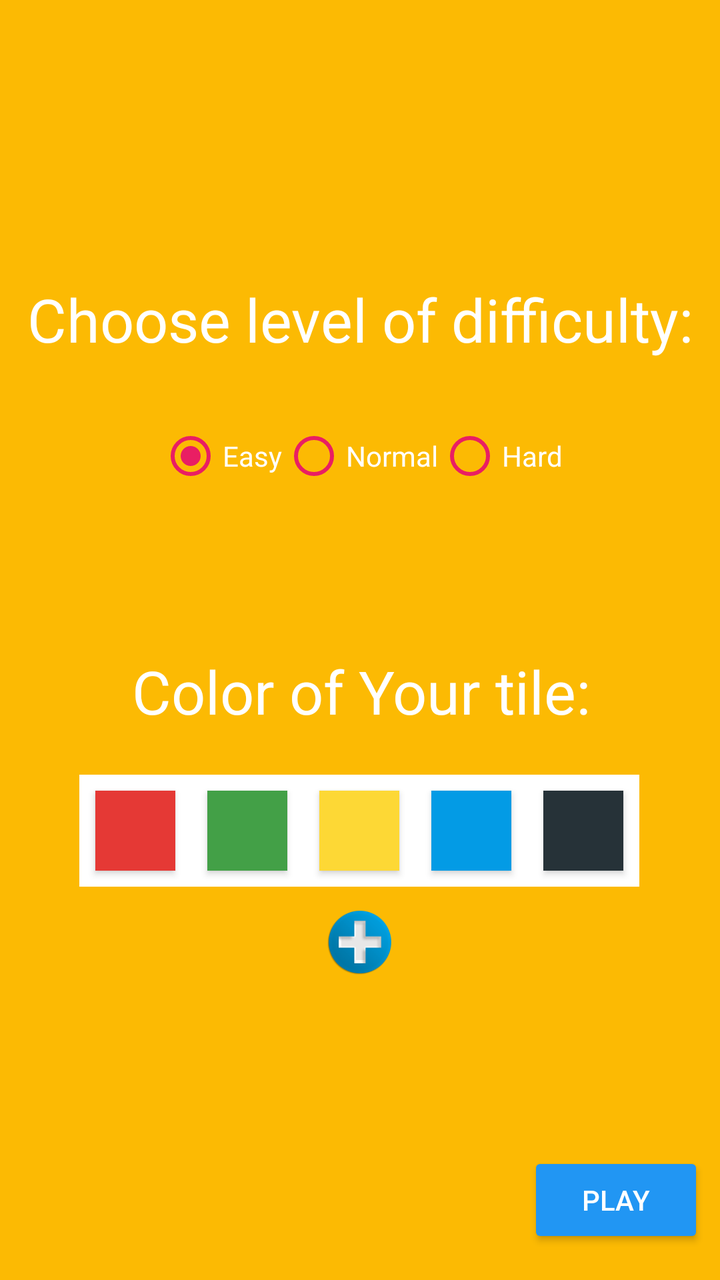
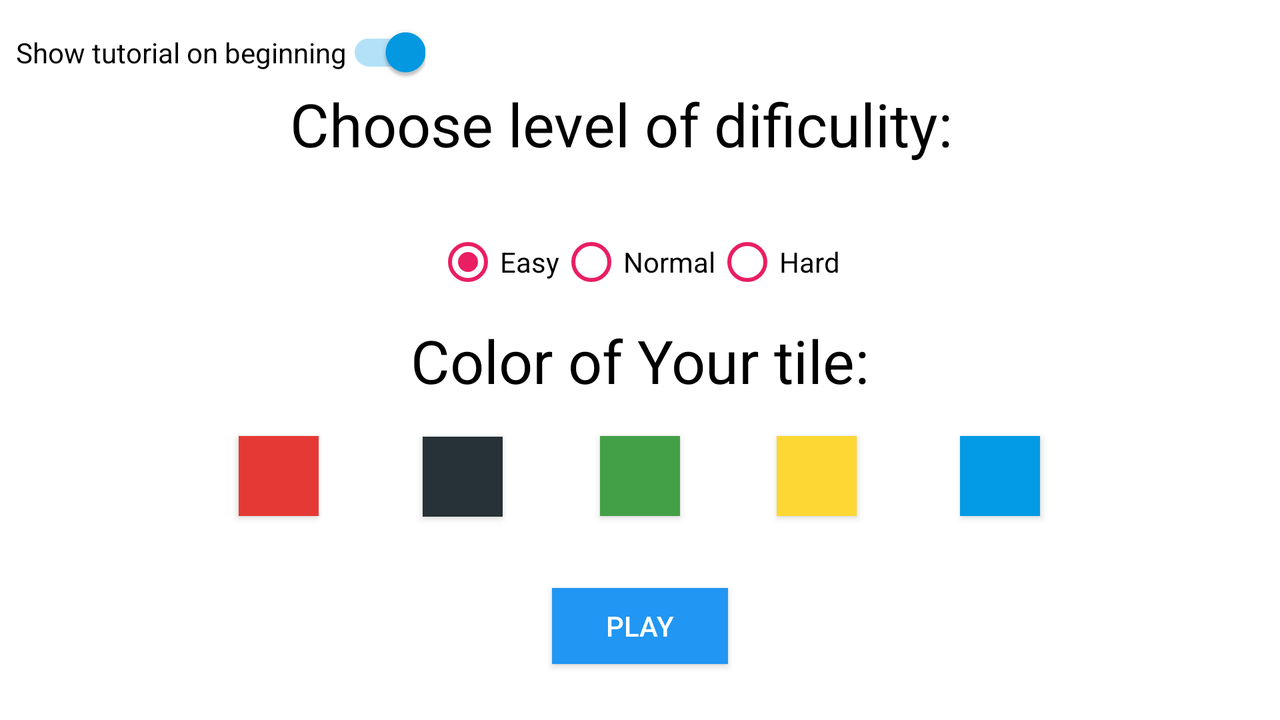

Compare how this app lays out the same screen by default and in its alternative resource folder. The renders come first, then the two layout files and the values they reference.
<!-- AndroidManifest.xml: application theme AppTheme -->
<!-- res/layout/classic_mode_screen_layout.xml -->
<?xml version="1.0" encoding="utf-8"?>
<androidx.constraintlayout.widget.ConstraintLayout
    xmlns:android="http://schemas.android.com/apk/res/android"
    xmlns:app="http://schemas.android.com/apk/res-auto"
    xmlns:tools="http://schemas.android.com/tools"
    android:layout_width="match_parent"
    android:layout_height="match_parent"
    android:background="#fcba03"
    >

    <TextView
        android:id="@+id/textView5"
        android:layout_width="350dp"
        android:layout_height="54dp"
        android:layout_marginBottom="8dp"
        android:layout_marginEnd="8dp"
        android:layout_marginLeft="8dp"
        android:layout_marginRight="8dp"
        android:layout_marginStart="8dp"
        android:layout_marginTop="8dp"
        android:text="Color of Your tile:"
        android:textAlignment="center"
        android:textColor="#fff"
        android:textSize="30sp"
        app:layout_constraintBottom_toBottomOf="parent"
        app:layout_constraintEnd_toEndOf="parent"
        app:layout_constraintHorizontal_bias="0.444"
        app:layout_constraintStart_toStartOf="parent"
        app:layout_constraintTop_toTopOf="parent"
        app:layout_constraintVertical_bias="0.557" />

    <LinearLayout
        android:layout_width="wrap_content"
        android:layout_height="wrap_content"
        android:layout_marginBottom="184dp"
        android:layout_marginEnd="8dp"
        android:layout_marginLeft="8dp"
        android:layout_marginRight="8dp"
        android:layout_marginStart="8dp"
        android:layout_marginTop="8dp"
        android:orientation="vertical"
        app:layout_constraintBottom_toBottomOf="parent"
        app:layout_constraintEnd_toEndOf="parent"
        app:layout_constraintHorizontal_bias="0.495"
        app:layout_constraintStart_toStartOf="parent"
        app:layout_constraintTop_toBottomOf="@+id/textView5"
        app:layout_constraintVertical_bias="0.0">

        <LinearLayout
            android:layout_width="wrap_content"
            android:layout_height="wrap_content"
            android:orientation="horizontal"
            android:background="#fff">

            <Button
                android:id="@+id/color_RED"
                android:layout_width="40dp"
                android:layout_height="40dp"
                android:layout_margin="8dp"
                android:layout_weight="1"
                android:background="@color/btnRed"
                android:onClick="chooseColor" />

            <Button
                android:id="@+id/color_GREEN"
                android:layout_width="40dp"
                android:layout_height="40dp"
                android:layout_margin="8dp"
                android:layout_weight="1"
                android:background="@color/btnGreen"
                android:onClick="chooseColor" />


            <Button
                android:id="@+id/color_YELLOW"
                android:layout_width="40dp"
                android:layout_height="40dp"
                android:layout_margin="8dp"
                android:layout_weight="1"
                android:background="@color/btnYellow"
                android:onClick="chooseColor" />

            <Button
                android:id="@+id/color_BLUE"
                android:layout_width="40dp"
                android:layout_height="40dp"
                android:layout_margin="8dp"
                android:layout_weight="1"
                android:background="@color/btnBlue"
                android:onClick="chooseColor" />

            <Button
                android:id="@+id/color_GRAY"
                android:layout_width="40dp"
                android:layout_height="40dp"
                android:layout_margin="8dp"
                android:layout_weight="1"
                android:background="@color/btnGray"
                android:onClick="chooseColor" />
        </LinearLayout>

        <LinearLayout
            android:layout_width="wrap_content"
            android:layout_height="wrap_content"
            android:layout_gravity="center"
            android:orientation="horizontal">

            <Button
                android:id="@+id/more_skins"
                android:layout_width="40dp"
                android:layout_height="40dp"
                android:layout_margin="8dp"
                android:background="@drawable/plus_sign"
                android:gravity="center" />
        </LinearLayout>

    </LinearLayout>


    <Button
        android:id="@+id/button"
        android:layout_width="wrap_content"
        android:layout_height="wrap_content"
        android:layout_marginBottom="16dp"
        android:layout_marginEnd="8dp"
        android:layout_marginLeft="8dp"
        android:layout_marginRight="8dp"
        android:layout_marginStart="8dp"
        android:layout_marginTop="307dp"
        android:backgroundTint="@color/colorPlayButton"
        android:onClick="playClassicMode"
        android:text="Play"
        app:layout_constraintBottom_toBottomOf="parent"
        app:layout_constraintEnd_toEndOf="parent"
        app:layout_constraintHorizontal_bias="1.0"
        app:layout_constraintStart_toStartOf="parent"
        app:layout_constraintTop_toBottomOf="@+id/timeModeRadioGroup" />


    <RadioGroup
        android:id="@+id/SkillModeRadioGroupLevel"
        android:layout_width="wrap_content"
        android:layout_height="wrap_content"
        android:layout_marginBottom="192dp"
        android:layout_marginEnd="8dp"
        android:layout_marginLeft="8dp"
        android:layout_marginRight="8dp"
        android:layout_marginStart="8dp"
        android:layout_marginTop="8dp"
        android:orientation="horizontal"
        app:layout_constraintBottom_toBottomOf="parent"
        app:layout_constraintEnd_toEndOf="parent"
        app:layout_constraintHorizontal_bias="0.502"
        app:layout_constraintStart_toStartOf="parent"
        app:layout_constraintTop_toBottomOf="@+id/textView4"
        app:layout_constraintVertical_bias="0.041">

        <androidx.appcompat.widget.AppCompatRadioButton
            android:id="@+id/radio_classic_easy"
            android:layout_width="match_parent"
            android:layout_height="50dp"
            android:layout_weight="1"
            android:buttonTint="@color/colorRadioButton"
            android:checked="true"
            android:text="Easy"
            android:textColor="#fff"
            android:theme="@style/RadioButtonTheme" />

        <androidx.appcompat.widget.AppCompatRadioButton
            android:id="@+id/radio_classic_normal"
            android:layout_width="match_parent"
            android:layout_height="50dp"
            android:layout_weight="1"
            android:buttonTint="@color/colorRadioButton"
            android:text="Normal"
            android:textColor="#fff"
            android:theme="@style/RadioButtonTheme" />

        <androidx.appcompat.widget.AppCompatRadioButton
            android:id="@+id/radio_classic_hard"
            android:layout_width="match_parent"
            android:layout_height="50dp"
            android:layout_weight="1"
            android:buttonTint="@color/colorRadioButton"
            android:text="Hard"
            android:textColor="#fff"
            android:theme="@style/RadioButtonTheme" />


    </RadioGroup>

    <TextView
        android:id="@+id/textView4"
        android:layout_width="350dp"
        android:layout_height="54dp"
        android:layout_marginBottom="8dp"
        android:layout_marginEnd="8dp"
        android:layout_marginLeft="8dp"
        android:layout_marginRight="8dp"
        android:layout_marginStart="8dp"
        android:layout_marginTop="8dp"
        android:gravity="center"
        android:text="Choose level of difficulty:"
        android:textColor="#fff"
        android:textSize="30sp"
        app:layout_constraintBottom_toBottomOf="parent"
        app:layout_constraintEnd_toEndOf="parent"
        app:layout_constraintStart_toStartOf="parent"
        app:layout_constraintTop_toTopOf="parent"
        app:layout_constraintVertical_bias="0.219" />

    <ImageView
        android:id="@+id/helpbtn"
        android:layout_width="48dp"
        android:layout_height="48dp"
        android:layout_marginStart="8dp"
        android:layout_marginLeft="8dp"
        android:layout_marginTop="8dp"
        android:layout_marginEnd="8dp"
        android:layout_marginRight="8dp"
        android:layout_marginBottom="8dp"
        android:onClick="tutorialBtn"
        app:layout_constraintBottom_toBottomOf="parent"
        app:layout_constraintEnd_toEndOf="parent"
        app:layout_constraintHorizontal_bias="1.0"
        app:layout_constraintStart_toStartOf="parent"
        app:layout_constraintTop_toTopOf="parent"
        app:layout_constraintVertical_bias="0.0"
        app:srcCompat="@drawable/helpbtn" />

    <ImageView
        android:layout_width="48dp"
        android:layout_height="48dp"
        android:layout_marginStart="8dp"
        android:layout_marginLeft="8dp"
        android:layout_marginTop="8dp"
        android:layout_marginEnd="8dp"
        android:layout_marginRight="8dp"
        android:layout_marginBottom="8dp"
        android:onClick="goToSettings"
        app:layout_constraintBottom_toBottomOf="parent"
        app:layout_constraintEnd_toEndOf="parent"
        app:layout_constraintHorizontal_bias="0.0"
        app:layout_constraintStart_toStartOf="parent"
        app:layout_constraintTop_toTopOf="parent"
        app:layout_constraintVertical_bias="0.0"
        app:srcCompat="@drawable/settings_big_icon" />


</androidx.constraintlayout.widget.ConstraintLayout>
<!-- resources referenced by this layout -->
<resources>
  <color name="btnBlue">#039BE5</color>
  <color name="btnGray">#263238</color>
  <color name="btnGreen">#43A047</color>
  <color name="btnRed">#e53935</color>
  <color name="btnYellow">#FDD835</color>
  <color name="colorPlayButton">#2196F3</color>
  <color name="colorRadioButton">#E91E63</color>
  <!-- drawable plus_sign: png bitmap (drawable, 8500 bytes) -->
  <style name="RadioButtonTheme">
          <item name="colorPrimary">@color/colorRadioButton</item>
      </style>
  <style name="AppTheme" parent="Theme.AppCompat.NoActionBar">
          
          <item name="colorPrimary">@color/colorPrimary</item>
          <item name="colorPrimaryDark">#000</item>
          <item name="colorAccent">@color/colorAccent</item>
          <item name="android:windowNoTitle">true</item>
          <item name="android:windowFullscreen">true</item>
      </style>
  <color name="colorPrimary">#3F51B5</color>
  <color name="colorAccent">#FF4081</color>
</resources>
<!-- res/layout-land/classic_mode_screen_layout.xml (the repository's variant of the layout above) -->
<!-- drawn on the phone turned sideways -->
<?xml version="1.0" encoding="utf-8"?>
<androidx.constraintlayout.widget.ConstraintLayout
    xmlns:android="http://schemas.android.com/apk/res/android"
    xmlns:app="http://schemas.android.com/apk/res-auto"
    xmlns:tools="http://schemas.android.com/tools"
    android:layout_width="match_parent"
    android:layout_height="match_parent"
    android:background="#fff"
    >

    <TextView
        android:id="@+id/textView5"
        android:layout_width="350dp"
        android:layout_height="54dp"
        android:layout_marginBottom="8dp"
        android:layout_marginEnd="8dp"
        android:layout_marginLeft="8dp"
        android:layout_marginRight="8dp"
        android:layout_marginStart="8dp"
        android:layout_marginTop="8dp"
        android:text="Color of Your tile:"
        android:textAlignment="center"
        android:textColor="#000"
        android:textSize="30sp"
        app:layout_constraintBottom_toBottomOf="parent"
        app:layout_constraintEnd_toEndOf="parent"
        app:layout_constraintStart_toStartOf="parent"
        app:layout_constraintTop_toTopOf="parent"
        app:layout_constraintVertical_bias="0.524" />

    <Button
        android:id="@+id/color_RED"
        android:layout_width="40dp"
        android:layout_height="40dp"
        android:layout_marginBottom="8dp"
        android:layout_marginEnd="8dp"
        android:layout_marginLeft="40dp"
        android:layout_marginRight="8dp"
        android:layout_marginStart="40dp"
        android:layout_marginTop="8dp"
        android:background="@color/btnRed"
        android:onClick="chooseColor"
        app:layout_constraintBottom_toBottomOf="parent"
        app:layout_constraintEnd_toEndOf="parent"
        app:layout_constraintHorizontal_bias="0.144"
        app:layout_constraintStart_toStartOf="parent"
        app:layout_constraintTop_toTopOf="parent"
        app:layout_constraintVertical_bias="0.691" />

    <Button
        android:id="@+id/color_GREEN"
        android:layout_width="40dp"
        android:layout_height="40dp"
        android:layout_marginBottom="8dp"
        android:layout_marginEnd="16dp"
        android:layout_marginLeft="8dp"
        android:layout_marginRight="16dp"
        android:layout_marginStart="8dp"
        android:layout_marginTop="8dp"
        android:background="@color/btnGreen"
        android:onClick="chooseColor"
        app:layout_constraintBottom_toBottomOf="parent"
        app:layout_constraintEnd_toEndOf="parent"
        app:layout_constraintHorizontal_bias="0.507"
        app:layout_constraintStart_toStartOf="parent"
        app:layout_constraintTop_toTopOf="parent"
        app:layout_constraintVertical_bias="0.691" />

    <Button
        android:id="@+id/color_YELLOW"
        android:layout_width="40dp"
        android:layout_height="40dp"
        android:layout_marginBottom="8dp"
        android:layout_marginEnd="8dp"
        android:layout_marginLeft="8dp"
        android:layout_marginRight="8dp"
        android:layout_marginStart="8dp"
        android:layout_marginTop="8dp"
        android:background="@color/btnYellow"
        android:onClick="chooseColor"
        app:layout_constraintBottom_toBottomOf="parent"
        app:layout_constraintEnd_toEndOf="parent"
        app:layout_constraintHorizontal_bias="0.651"
        app:layout_constraintStart_toStartOf="parent"
        app:layout_constraintTop_toTopOf="parent"
        app:layout_constraintVertical_bias="0.691" />

    <Button
        android:id="@+id/color_BLUE"
        android:layout_width="40dp"
        android:layout_height="40dp"
        android:layout_marginBottom="8dp"
        android:layout_marginEnd="40dp"
        android:layout_marginLeft="8dp"
        android:layout_marginRight="40dp"
        android:layout_marginStart="8dp"
        android:layout_marginTop="8dp"
        android:background="@color/btnBlue"
        android:onClick="chooseColor"
        app:layout_constraintBottom_toBottomOf="parent"
        app:layout_constraintEnd_toEndOf="parent"
        app:layout_constraintHorizontal_bias="0.855"
        app:layout_constraintStart_toStartOf="parent"
        app:layout_constraintTop_toTopOf="parent"
        app:layout_constraintVertical_bias="0.691" />

    <Button
        android:id="@+id/color_GRAY"
        android:layout_width="40dp"
        android:layout_height="40dp"
        android:layout_marginBottom="8dp"
        android:layout_marginEnd="8dp"
        android:layout_marginLeft="8dp"
        android:layout_marginRight="8dp"
        android:layout_marginStart="8dp"
        android:background="@color/btnGray"
        android:onClick="chooseColor"
        app:layout_constraintBottom_toBottomOf="parent"
        app:layout_constraintEnd_toEndOf="parent"
        app:layout_constraintHorizontal_bias="0.348"
        app:layout_constraintStart_toStartOf="parent"
        app:layout_constraintTop_toTopOf="parent"
        app:layout_constraintVertical_bias="0.7" />

    <Button
        android:id="@+id/button2"
        android:layout_width="wrap_content"
        android:layout_height="38dp"
        android:layout_marginBottom="28dp"
        android:layout_marginEnd="8dp"
        android:layout_marginLeft="8dp"
        android:layout_marginRight="8dp"
        android:layout_marginStart="8dp"
        android:layout_marginTop="8dp"
        android:background="@color/colorPlayButton"
        android:onClick="playClassicMode"
        android:text="Play"
        app:layout_constraintBottom_toBottomOf="parent"
        app:layout_constraintEnd_toEndOf="parent"
        app:layout_constraintStart_toStartOf="parent"
        app:layout_constraintTop_toTopOf="parent"
        app:layout_constraintVertical_bias="1.0" />


    <RadioGroup
        android:id="@+id/SkillModeRadioGroupLevel"
        android:layout_width="wrap_content"
        android:layout_height="wrap_content"
        android:layout_marginBottom="192dp"
        android:layout_marginEnd="8dp"
        android:layout_marginLeft="8dp"
        android:layout_marginRight="8dp"
        android:layout_marginStart="8dp"
        android:layout_marginTop="8dp"
        android:orientation="horizontal"
        app:layout_constraintBottom_toBottomOf="parent"
        app:layout_constraintEnd_toEndOf="parent"
        app:layout_constraintHorizontal_bias="0.498"
        app:layout_constraintStart_toStartOf="parent"
        app:layout_constraintTop_toBottomOf="@+id/textView4"
        app:layout_constraintVertical_bias="0.153">

        <androidx.appcompat.widget.AppCompatRadioButton
            android:id="@+id/radio_classic_easy"
            android:layout_width="match_parent"
            android:layout_height="50dp"
            android:layout_weight="1"
            android:buttonTint="@color/colorRadioButton"
            android:checked="true"
            android:text="Easy"
            android:textColor="#000"
            android:theme="@style/RadioButtonTheme" />

        <androidx.appcompat.widget.AppCompatRadioButton
            android:id="@+id/radio_classic_normal"
            android:layout_width="match_parent"
            android:layout_height="50dp"
            android:layout_weight="1"
            android:buttonTint="@color/colorRadioButton"
            android:text="Normal"
            android:textColor="#000"
            android:theme="@style/RadioButtonTheme" />

        <androidx.appcompat.widget.AppCompatRadioButton
            android:id="@+id/radio_classic_hard"
            android:layout_width="match_parent"
            android:layout_height="50dp"
            android:layout_weight="1"
            android:buttonTint="@color/colorRadioButton"
            android:text="Hard"
            android:textColor="#000"
            android:theme="@style/RadioButtonTheme" />


    </RadioGroup>

    <TextView
        android:id="@+id/textView4"
        android:layout_width="350dp"
        android:layout_height="54dp"
        android:layout_marginBottom="8dp"
        android:layout_marginEnd="8dp"
        android:layout_marginLeft="8dp"
        android:layout_marginRight="8dp"
        android:layout_marginStart="8dp"
        android:layout_marginTop="8dp"
        android:text="Choose level of dificulity:"
        android:textColor="#000"
        android:textSize="30sp"
        app:layout_constraintBottom_toBottomOf="parent"
        app:layout_constraintEnd_toEndOf="parent"
        app:layout_constraintStart_toStartOf="parent"
        app:layout_constraintTop_toTopOf="parent"
        app:layout_constraintVertical_bias="0.116" />

    <ImageView
        android:id="@+id/helpbtn"
        android:layout_width="wrap_content"
        android:layout_height="wrap_content"
        android:layout_marginBottom="8dp"
        android:layout_marginEnd="8dp"
        android:layout_marginLeft="8dp"
        android:layout_marginRight="8dp"
        android:layout_marginStart="8dp"
        android:layout_marginTop="8dp"
        android:onClick="tutorialBtn"
        app:layout_constraintBottom_toBottomOf="parent"
        app:layout_constraintEnd_toEndOf="parent"
        app:layout_constraintHorizontal_bias="0.975"
        app:layout_constraintStart_toStartOf="parent"
        app:layout_constraintTop_toTopOf="parent"
        app:layout_constraintVertical_bias="0.015"
        app:srcCompat="@drawable/helpbtn" />

    <androidx.appcompat.widget.SwitchCompat
        android:id="@+id/switchClassic"
        android:layout_width="wrap_content"
        android:layout_height="wrap_content"
        android:layout_marginBottom="8dp"
        android:layout_marginEnd="8dp"
        android:layout_marginLeft="8dp"
        android:layout_marginRight="8dp"
        android:layout_marginStart="8dp"
        android:layout_marginTop="8dp"
        android:checked="true"
        android:text="Show tutorial on beginning"
        android:textColor="#000"
        app:theme="@style/switchTheme"
        app:layout_constraintBottom_toBottomOf="parent"
        app:layout_constraintEnd_toEndOf="parent"
        app:layout_constraintHorizontal_bias="0.0"
        app:layout_constraintStart_toStartOf="parent"
        app:layout_constraintTop_toTopOf="parent"
        app:layout_constraintVertical_bias="0.015" />


</androidx.constraintlayout.widget.ConstraintLayout>
<!-- resources referenced by the variant -->
<!-- as the phone turned sideways resolves them -->
<resources>
  <color name="btnBlue">#039BE5</color>
  <color name="btnGray">#263238</color>
  <color name="btnGreen">#43A047</color>
  <color name="btnRed">#e53935</color>
  <color name="btnYellow">#FDD835</color>
  <color name="colorPlayButton">#2196F3</color>
  <color name="colorRadioButton">#E91E63</color>
  <style name="RadioButtonTheme">
          <item name="colorPrimary">@color/colorRadioButton</item>
      </style>
  <style name="switchTheme">
          <item name="colorAccent">@color/btnBlue</item>
      </style>
  <style name="AppTheme" parent="Theme.AppCompat.NoActionBar">
          
          <item name="colorPrimary">@color/colorPrimary</item>
          <item name="colorPrimaryDark">#000</item>
          <item name="colorAccent">@color/colorAccent</item>
          <item name="android:windowNoTitle">true</item>
          <item name="android:windowFullscreen">true</item>
      </style>
  <color name="colorPrimary">#3F51B5</color>
  <color name="colorAccent">#FF4081</color>
</resources>
